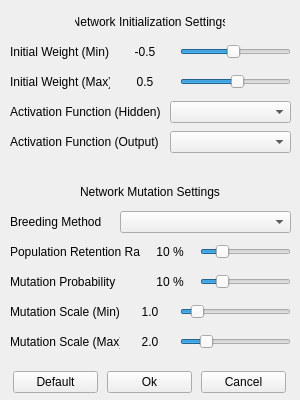
<?xml version="1.0" encoding="UTF-8"?>
<ui version="4.0">
 <class>NetworkWindow</class>
 <widget class="QWidget" name="NetworkWindow">
  <property name="geometry">
   <rect>
    <x>0</x>
    <y>0</y>
    <width>300</width>
    <height>400</height>
   </rect>
  </property>
  <property name="minimumSize">
   <size>
    <width>300</width>
    <height>400</height>
   </size>
  </property>
  <property name="maximumSize">
   <size>
    <width>300</width>
    <height>400</height>
   </size>
  </property>
  <property name="windowTitle">
   <string>Network Settings</string>
  </property>
  <widget class="QWidget" name="layoutWidget">
   <property name="geometry">
    <rect>
     <x>10</x>
     <y>100</y>
     <width>281</width>
     <height>24</height>
    </rect>
   </property>
   <layout class="QHBoxLayout" name="horizontalLayout_3">
    <property name="spacing">
     <number>10</number>
    </property>
    <item>
     <widget class="QLabel" name="labelActivationFunctionHidden">
      <property name="minimumSize">
       <size>
        <width>150</width>
        <height>0</height>
       </size>
      </property>
      <property name="maximumSize">
       <size>
        <width>150</width>
        <height>16777215</height>
       </size>
      </property>
      <property name="text">
       <string>Activation Function (Hidden)</string>
      </property>
     </widget>
    </item>
    <item>
     <widget class="QComboBox" name="comboActivationFunctionHidden"/>
    </item>
   </layout>
  </widget>
  <widget class="QWidget" name="layoutWidget_2">
   <property name="geometry">
    <rect>
     <x>10</x>
     <y>130</y>
     <width>281</width>
     <height>24</height>
    </rect>
   </property>
   <layout class="QHBoxLayout" name="horizontalLayout_4">
    <property name="spacing">
     <number>10</number>
    </property>
    <item>
     <widget class="QLabel" name="labelActivationFunctionOutput">
      <property name="minimumSize">
       <size>
        <width>150</width>
        <height>0</height>
       </size>
      </property>
      <property name="maximumSize">
       <size>
        <width>150</width>
        <height>16777215</height>
       </size>
      </property>
      <property name="text">
       <string>Activation Function (Output)</string>
      </property>
     </widget>
    </item>
    <item>
     <widget class="QComboBox" name="comboActivationFunctionOutput"/>
    </item>
   </layout>
  </widget>
  <widget class="QWidget" name="layoutWidget_3">
   <property name="geometry">
    <rect>
     <x>10</x>
     <y>210</y>
     <width>281</width>
     <height>24</height>
    </rect>
   </property>
   <layout class="QHBoxLayout" name="horizontalLayout_6">
    <property name="spacing">
     <number>10</number>
    </property>
    <item>
     <widget class="QLabel" name="labelBreedingMethod">
      <property name="minimumSize">
       <size>
        <width>100</width>
        <height>0</height>
       </size>
      </property>
      <property name="maximumSize">
       <size>
        <width>100</width>
        <height>16777215</height>
       </size>
      </property>
      <property name="text">
       <string>Breeding Method</string>
      </property>
     </widget>
    </item>
    <item>
     <widget class="QComboBox" name="comboBreedingMethod"/>
    </item>
   </layout>
  </widget>
  <widget class="QWidget" name="layoutWidget_4">
   <property name="geometry">
    <rect>
     <x>10</x>
     <y>180</y>
     <width>281</width>
     <height>24</height>
    </rect>
   </property>
   <layout class="QHBoxLayout" name="horizontalLayout_5">
    <property name="spacing">
     <number>10</number>
    </property>
    <item>
     <widget class="QLabel" name="labelMutationSettings">
      <property name="minimumSize">
       <size>
        <width>150</width>
        <height>0</height>
       </size>
      </property>
      <property name="maximumSize">
       <size>
        <width>150</width>
        <height>16777215</height>
       </size>
      </property>
      <property name="text">
       <string>Network Mutation Settings</string>
      </property>
      <property name="alignment">
       <set>Qt::AlignCenter</set>
      </property>
     </widget>
    </item>
   </layout>
  </widget>
  <widget class="QWidget" name="layoutWidget_5">
   <property name="geometry">
    <rect>
     <x>10</x>
     <y>240</y>
     <width>281</width>
     <height>24</height>
    </rect>
   </property>
   <layout class="QHBoxLayout" name="horizontalLayout_7">
    <property name="spacing">
     <number>10</number>
    </property>
    <item>
     <widget class="QLabel" name="labelPopulationRetentionRate">
      <property name="minimumSize">
       <size>
        <width>130</width>
        <height>0</height>
       </size>
      </property>
      <property name="maximumSize">
       <size>
        <width>130</width>
        <height>16777215</height>
       </size>
      </property>
      <property name="text">
       <string>Population Retention Rate</string>
      </property>
     </widget>
    </item>
    <item>
     <widget class="QLabel" name="labelPopulationRetentionRateValue">
      <property name="minimumSize">
       <size>
        <width>40</width>
        <height>0</height>
       </size>
      </property>
      <property name="maximumSize">
       <size>
        <width>40</width>
        <height>16777215</height>
       </size>
      </property>
      <property name="text">
       <string>10 %</string>
      </property>
      <property name="alignment">
       <set>Qt::AlignCenter</set>
      </property>
     </widget>
    </item>
    <item>
     <widget class="QSlider" name="sliderPopulationRetentionRate">
      <property name="minimum">
       <number>0</number>
      </property>
      <property name="maximum">
       <number>50</number>
      </property>
      <property name="value">
       <number>10</number>
      </property>
      <property name="orientation">
       <enum>Qt::Horizontal</enum>
      </property>
     </widget>
    </item>
   </layout>
  </widget>
  <widget class="QWidget" name="layoutWidget_6">
   <property name="geometry">
    <rect>
     <x>10</x>
     <y>10</y>
     <width>281</width>
     <height>24</height>
    </rect>
   </property>
   <layout class="QHBoxLayout" name="horizontalLayout_0">
    <property name="spacing">
     <number>10</number>
    </property>
    <item>
     <widget class="QLabel" name="labelInitializationSettings">
      <property name="minimumSize">
       <size>
        <width>150</width>
        <height>0</height>
       </size>
      </property>
      <property name="maximumSize">
       <size>
        <width>150</width>
        <height>16777215</height>
       </size>
      </property>
      <property name="text">
       <string>Network Initialization Settings</string>
      </property>
      <property name="alignment">
       <set>Qt::AlignCenter</set>
      </property>
     </widget>
    </item>
   </layout>
  </widget>
  <widget class="QWidget" name="layoutWidget_7">
   <property name="geometry">
    <rect>
     <x>10</x>
     <y>270</y>
     <width>281</width>
     <height>24</height>
    </rect>
   </property>
   <layout class="QHBoxLayout" name="horizontalLayout_8">
    <property name="spacing">
     <number>10</number>
    </property>
    <item>
     <widget class="QLabel" name="labelMutationProbability">
      <property name="minimumSize">
       <size>
        <width>130</width>
        <height>0</height>
       </size>
      </property>
      <property name="maximumSize">
       <size>
        <width>130</width>
        <height>16777215</height>
       </size>
      </property>
      <property name="text">
       <string>Mutation Probability</string>
      </property>
     </widget>
    </item>
    <item>
     <widget class="QLabel" name="labelMutationProbabilityValue">
      <property name="minimumSize">
       <size>
        <width>40</width>
        <height>0</height>
       </size>
      </property>
      <property name="maximumSize">
       <size>
        <width>40</width>
        <height>16777215</height>
       </size>
      </property>
      <property name="text">
       <string>10 %</string>
      </property>
      <property name="alignment">
       <set>Qt::AlignCenter</set>
      </property>
     </widget>
    </item>
    <item>
     <widget class="QSlider" name="sliderMutationProbability">
      <property name="minimum">
       <number>0</number>
      </property>
      <property name="maximum">
       <number>50</number>
      </property>
      <property name="value">
       <number>10</number>
      </property>
      <property name="orientation">
       <enum>Qt::Horizontal</enum>
      </property>
     </widget>
    </item>
   </layout>
  </widget>
  <widget class="QWidget" name="layoutWidget_8">
   <property name="geometry">
    <rect>
     <x>10</x>
     <y>300</y>
     <width>281</width>
     <height>24</height>
    </rect>
   </property>
   <layout class="QHBoxLayout" name="horizontalLayout_9" stretch="0,0,0">
    <property name="spacing">
     <number>10</number>
    </property>
    <item>
     <widget class="QLabel" name="labelMutationScaleMin">
      <property name="minimumSize">
       <size>
        <width>110</width>
        <height>0</height>
       </size>
      </property>
      <property name="maximumSize">
       <size>
        <width>110</width>
        <height>16777215</height>
       </size>
      </property>
      <property name="text">
       <string>Mutation Scale (Min)</string>
      </property>
     </widget>
    </item>
    <item>
     <widget class="QLabel" name="labelMutationScaleMinValue">
      <property name="minimumSize">
       <size>
        <width>40</width>
        <height>0</height>
       </size>
      </property>
      <property name="maximumSize">
       <size>
        <width>40</width>
        <height>16777215</height>
       </size>
      </property>
      <property name="text">
       <string>1.0</string>
      </property>
      <property name="alignment">
       <set>Qt::AlignCenter</set>
      </property>
     </widget>
    </item>
    <item>
     <widget class="QSlider" name="sliderMutationScaleMin">
      <property name="minimum">
       <number>1</number>
      </property>
      <property name="maximum">
       <number>10000</number>
      </property>
      <property name="value">
       <number>1000</number>
      </property>
      <property name="orientation">
       <enum>Qt::Horizontal</enum>
      </property>
     </widget>
    </item>
   </layout>
  </widget>
  <widget class="QWidget" name="layoutWidget_9">
   <property name="geometry">
    <rect>
     <x>10</x>
     <y>330</y>
     <width>281</width>
     <height>24</height>
    </rect>
   </property>
   <layout class="QHBoxLayout" name="horizontalLayout_10" stretch="0,0,0">
    <property name="spacing">
     <number>10</number>
    </property>
    <item>
     <widget class="QLabel" name="labelMutationScaleMax">
      <property name="minimumSize">
       <size>
        <width>110</width>
        <height>0</height>
       </size>
      </property>
      <property name="maximumSize">
       <size>
        <width>110</width>
        <height>16777215</height>
       </size>
      </property>
      <property name="text">
       <string>Mutation Scale (Max)</string>
      </property>
     </widget>
    </item>
    <item>
     <widget class="QLabel" name="labelMutationScaleMaxValue">
      <property name="minimumSize">
       <size>
        <width>40</width>
        <height>0</height>
       </size>
      </property>
      <property name="maximumSize">
       <size>
        <width>40</width>
        <height>16777215</height>
       </size>
      </property>
      <property name="text">
       <string>2.0</string>
      </property>
      <property name="alignment">
       <set>Qt::AlignCenter</set>
      </property>
     </widget>
    </item>
    <item>
     <widget class="QSlider" name="sliderMutationScaleMax">
      <property name="minimum">
       <number>1</number>
      </property>
      <property name="maximum">
       <number>10000</number>
      </property>
      <property name="value">
       <number>2000</number>
      </property>
      <property name="orientation">
       <enum>Qt::Horizontal</enum>
      </property>
     </widget>
    </item>
   </layout>
  </widget>
  <widget class="QWidget" name="">
   <property name="geometry">
    <rect>
     <x>10</x>
     <y>40</y>
     <width>281</width>
     <height>24</height>
    </rect>
   </property>
   <layout class="QHBoxLayout" name="horizontalLayout_1" stretch="0,0,0">
    <property name="spacing">
     <number>10</number>
    </property>
    <item>
     <widget class="QLabel" name="labelInitialWeightMin">
      <property name="minimumSize">
       <size>
        <width>100</width>
        <height>0</height>
       </size>
      </property>
      <property name="maximumSize">
       <size>
        <width>100</width>
        <height>16777215</height>
       </size>
      </property>
      <property name="text">
       <string>Initial Weight (Min)</string>
      </property>
     </widget>
    </item>
    <item>
     <widget class="QLabel" name="labelInitialWeightMinValue">
      <property name="minimumSize">
       <size>
        <width>50</width>
        <height>0</height>
       </size>
      </property>
      <property name="maximumSize">
       <size>
        <width>50</width>
        <height>16777215</height>
       </size>
      </property>
      <property name="text">
       <string>-0.5</string>
      </property>
      <property name="alignment">
       <set>Qt::AlignCenter</set>
      </property>
     </widget>
    </item>
    <item>
     <widget class="QSlider" name="sliderInitialWeightMin">
      <property name="minimum">
       <number>-10000</number>
      </property>
      <property name="maximum">
       <number>10000</number>
      </property>
      <property name="value">
       <number>-500</number>
      </property>
      <property name="orientation">
       <enum>Qt::Horizontal</enum>
      </property>
     </widget>
    </item>
   </layout>
  </widget>
  <widget class="QWidget" name="">
   <property name="geometry">
    <rect>
     <x>10</x>
     <y>70</y>
     <width>281</width>
     <height>24</height>
    </rect>
   </property>
   <layout class="QHBoxLayout" name="horizontalLayout_2">
    <property name="spacing">
     <number>10</number>
    </property>
    <item>
     <widget class="QLabel" name="labelInitialWeightMax">
      <property name="minimumSize">
       <size>
        <width>100</width>
        <height>0</height>
       </size>
      </property>
      <property name="maximumSize">
       <size>
        <width>100</width>
        <height>16777215</height>
       </size>
      </property>
      <property name="text">
       <string>Initial Weight (Max)</string>
      </property>
     </widget>
    </item>
    <item>
     <widget class="QLabel" name="labelInitialWeightMaxValue">
      <property name="minimumSize">
       <size>
        <width>50</width>
        <height>0</height>
       </size>
      </property>
      <property name="maximumSize">
       <size>
        <width>50</width>
        <height>16777215</height>
       </size>
      </property>
      <property name="text">
       <string>0.5</string>
      </property>
      <property name="alignment">
       <set>Qt::AlignCenter</set>
      </property>
     </widget>
    </item>
    <item>
     <widget class="QSlider" name="sliderInitialWeightMax">
      <property name="minimum">
       <number>-10000</number>
      </property>
      <property name="maximum">
       <number>10000</number>
      </property>
      <property name="value">
       <number>500</number>
      </property>
      <property name="orientation">
       <enum>Qt::Horizontal</enum>
      </property>
     </widget>
    </item>
   </layout>
  </widget>
  <widget class="QWidget" name="">
   <property name="geometry">
    <rect>
     <x>10</x>
     <y>370</y>
     <width>281</width>
     <height>25</height>
    </rect>
   </property>
   <layout class="QHBoxLayout" name="horizontalLayout">
    <item>
     <widget class="QPushButton" name="buttonDefault">
      <property name="minimumSize">
       <size>
        <width>85</width>
        <height>0</height>
       </size>
      </property>
      <property name="maximumSize">
       <size>
        <width>85</width>
        <height>16777215</height>
       </size>
      </property>
      <property name="text">
       <string>Default</string>
      </property>
     </widget>
    </item>
    <item>
     <widget class="QPushButton" name="buttonOK">
      <property name="minimumSize">
       <size>
        <width>85</width>
        <height>0</height>
       </size>
      </property>
      <property name="maximumSize">
       <size>
        <width>85</width>
        <height>16777215</height>
       </size>
      </property>
      <property name="text">
       <string>Ok</string>
      </property>
     </widget>
    </item>
    <item>
     <widget class="QPushButton" name="buttonCancel">
      <property name="minimumSize">
       <size>
        <width>85</width>
        <height>0</height>
       </size>
      </property>
      <property name="maximumSize">
       <size>
        <width>85</width>
        <height>16777215</height>
       </size>
      </property>
      <property name="text">
       <string>Cancel</string>
      </property>
     </widget>
    </item>
   </layout>
  </widget>
 </widget>
 <resources/>
 <connections/>
</ui>
